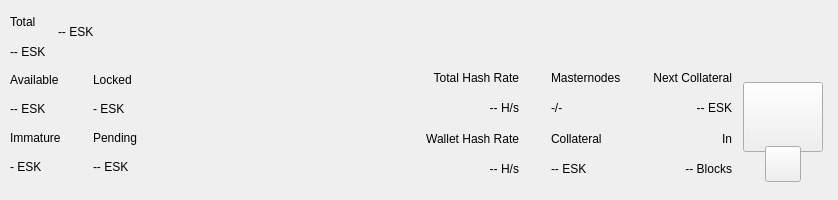
<?xml version="1.0" encoding="UTF-8"?>
<ui version="4.0">
 <class>TopBar</class>
 <widget class="QWidget" name="TopBar">
  <property name="geometry">
   <rect>
    <x>0</x>
    <y>0</y>
    <width>838</width>
    <height>200</height>
   </rect>
  </property>
  <property name="minimumSize">
   <size>
    <width>0</width>
    <height>200</height>
   </size>
  </property>
  <property name="maximumSize">
   <size>
    <width>16777215</width>
    <height>200</height>
   </size>
  </property>
  <property name="windowTitle">
   <string>Form</string>
  </property>
  <layout class="QVBoxLayout" name="verticalLayout_10" stretch="0">
   <property name="spacing">
    <number>0</number>
   </property>
   <property name="leftMargin">
    <number>0</number>
   </property>
   <property name="topMargin">
    <number>0</number>
   </property>
   <property name="rightMargin">
    <number>0</number>
   </property>
   <property name="bottomMargin">
    <number>0</number>
   </property>
   <item>
    <widget class="PFBorderImage" name="containerTop">
     <layout class="QVBoxLayout" name="verticalLayout_11">
      <property name="spacing">
       <number>0</number>
      </property>
      <property name="leftMargin">
       <number>0</number>
      </property>
      <property name="topMargin">
       <number>0</number>
      </property>
      <property name="rightMargin">
       <number>0</number>
      </property>
      <property name="bottomMargin">
       <number>0</number>
      </property>
      <item>
       <widget class="QWidget" name="top_container_2" native="true">
        <property name="minimumSize">
         <size>
          <width>0</width>
          <height>65</height>
         </size>
        </property>
        <layout class="QHBoxLayout" name="top_container">
         <property name="spacing">
          <number>0</number>
         </property>
         <property name="leftMargin">
          <number>10</number>
         </property>
         <property name="topMargin">
          <number>0</number>
         </property>
         <property name="rightMargin">
          <number>10</number>
         </property>
         <property name="bottomMargin">
          <number>0</number>
         </property>
         <item>
          <layout class="QHBoxLayout" name="horizontalLayout_4">
           <property name="spacing">
            <number>12</number>
           </property>
           <property name="rightMargin">
            <number>0</number>
           </property>
           <item>
            <widget class="QWidget" name="widgetAmount" native="true">
             <layout class="QVBoxLayout" name="verticalLayout_2">
              <property name="spacing">
               <number>2</number>
              </property>
              <property name="leftMargin">
               <number>0</number>
              </property>
              <property name="topMargin">
               <number>8</number>
              </property>
              <property name="rightMargin">
               <number>0</number>
              </property>
              <property name="bottomMargin">
               <number>0</number>
              </property>
              <item>
               <widget class="QLabel" name="labelTitle1">
                <property name="text">
                 <string>Total</string>
                </property>
               </widget>
              </item>
              <item>
               <widget class="PrivateQLabel" name="labelAmountPiv">
                <property name="text">
                 <string notr="true">-- ESK</string>
                </property>
               </widget>
              </item>
             </layout>
            </widget>
           </item>
           <item alignment="Qt::AlignVCenter">
            <widget class="QWidget" name="widgetTopAmount" native="true">
             <property name="sizePolicy">
              <sizepolicy hsizetype="Preferred" vsizetype="Maximum">
               <horstretch>0</horstretch>
               <verstretch>0</verstretch>
              </sizepolicy>
             </property>
             <layout class="QHBoxLayout" name="horizontalLayout_5">
              <property name="spacing">
               <number>0</number>
              </property>
              <property name="leftMargin">
               <number>0</number>
              </property>
              <property name="topMargin">
               <number>0</number>
              </property>
              <property name="rightMargin">
               <number>0</number>
              </property>
              <property name="bottomMargin">
               <number>0</number>
              </property>
              <item alignment="Qt::AlignTop">
               <widget class="PrivateQLabel" name="labelAmountTopPiv">
                <property name="minimumSize">
                 <size>
                  <width>0</width>
                  <height>36</height>
                 </size>
                </property>
                <property name="styleSheet">
                 <string notr="true">padding:0px;margin:0px;</string>
                </property>
                <property name="text">
                 <string notr="true">-- ESK</string>
                </property>
               </widget>
              </item>
             </layout>
            </widget>
           </item>
           <item>
            <spacer name="horizontalSpacer">
             <property name="orientation">
              <enum>Qt::Horizontal</enum>
             </property>
             <property name="sizeHint" stdset="0">
              <size>
               <width>40</width>
               <height>20</height>
              </size>
             </property>
            </spacer>
           </item>
           <item alignment="Qt::AlignRight">
            <widget class="QWidget" name="layoutSync" native="true">
             <property name="minimumSize">
              <size>
               <width>0</width>
               <height>36</height>
              </size>
             </property>
             <property name="maximumSize">
              <size>
               <width>16777215</width>
               <height>36</height>
              </size>
             </property>
             <layout class="QVBoxLayout" name="verticalLayout_9">
              <property name="leftMargin">
               <number>0</number>
              </property>
              <property name="topMargin">
               <number>0</number>
              </property>
              <property name="rightMargin">
               <number>0</number>
              </property>
              <property name="bottomMargin">
               <number>0</number>
              </property>
              <item>
               <widget class="ExpandableButton" name="pushButtonSync" native="true">
                <property name="minimumSize">
                 <size>
                  <width>36</width>
                  <height>36</height>
                 </size>
                </property>
                <property name="maximumSize">
                 <size>
                  <width>16777215</width>
                  <height>36</height>
                 </size>
                </property>
               </widget>
              </item>
             </layout>
            </widget>
           </item>
           <item>
            <widget class="ExpandableButton" name="pushButtonHDUpgrade" native="true">
             <property name="minimumSize">
              <size>
               <width>36</width>
               <height>36</height>
              </size>
             </property>
             <property name="maximumSize">
              <size>
               <width>16777215</width>
               <height>36</height>
              </size>
             </property>
            </widget>
           </item>
           <item>
            <widget class="ExpandableButton" name="pushButtonStack" native="true">
             <property name="minimumSize">
              <size>
               <width>36</width>
               <height>36</height>
              </size>
             </property>
             <property name="maximumSize">
              <size>
               <width>16777215</width>
               <height>36</height>
              </size>
             </property>
            </widget>
           </item>
           <item>
            <widget class="ExpandableButton" name="pushButtonConf" native="true">
             <property name="minimumSize">
              <size>
               <width>36</width>
               <height>36</height>
              </size>
             </property>
             <property name="maximumSize">
              <size>
               <width>16777215</width>
               <height>36</height>
              </size>
             </property>
            </widget>
           </item>
           <item>
            <widget class="ExpandableButton" name="pushButtonMasternodes" native="true">
             <property name="minimumSize">
              <size>
               <width>36</width>
               <height>36</height>
              </size>
             </property>
             <property name="maximumSize">
              <size>
               <width>16777215</width>
               <height>36</height>
              </size>
             </property>
            </widget>
           </item>
           <item>
            <widget class="ExpandableButton" name="pushButtonConsole" native="true">
             <property name="minimumSize">
              <size>
               <width>36</width>
               <height>36</height>
              </size>
             </property>
             <property name="maximumSize">
              <size>
               <width>16777215</width>
               <height>36</height>
              </size>
             </property>
            </widget>
           </item>
           <item>
            <widget class="ExpandableButton" name="pushButtonConnection" native="true">
             <property name="minimumSize">
              <size>
               <width>36</width>
               <height>36</height>
              </size>
             </property>
             <property name="maximumSize">
              <size>
               <width>16777215</width>
               <height>36</height>
              </size>
             </property>
            </widget>
           </item>
           <item>
            <widget class="ExpandableButton" name="pushButtonTor" native="true">
             <property name="minimumSize">
              <size>
               <width>36</width>
               <height>36</height>
              </size>
             </property>
             <property name="maximumSize">
              <size>
               <width>16777215</width>
               <height>36</height>
              </size>
             </property>
            </widget>
           </item>
           <item>
            <widget class="ExpandableButton" name="pushButtonLock" native="true">
             <property name="sizePolicy">
              <sizepolicy hsizetype="Expanding" vsizetype="Expanding">
               <horstretch>0</horstretch>
               <verstretch>0</verstretch>
              </sizepolicy>
             </property>
             <property name="minimumSize">
              <size>
               <width>36</width>
               <height>0</height>
              </size>
             </property>
             <property name="maximumSize">
              <size>
               <width>16777215</width>
               <height>36</height>
              </size>
             </property>
            </widget>
           </item>
           <item>
            <widget class="ExpandableButton" name="pushButtonTheme" native="true">
             <property name="minimumSize">
              <size>
               <width>36</width>
               <height>36</height>
              </size>
             </property>
             <property name="maximumSize">
              <size>
               <width>16777215</width>
               <height>36</height>
              </size>
             </property>
            </widget>
           </item>
           <item>
            <widget class="ExpandableButton" name="pushButtonFAQ" native="true">
             <property name="minimumSize">
              <size>
               <width>36</width>
               <height>36</height>
              </size>
             </property>
             <property name="maximumSize">
              <size>
               <width>16777215</width>
               <height>36</height>
              </size>
             </property>
            </widget>
           </item>
           <item>
            <widget class="ExpandableButton" name="pushButtonPrivacy" native="true">
             <property name="minimumSize">
              <size>
               <width>36</width>
               <height>36</height>
              </size>
             </property>
             <property name="maximumSize">
              <size>
               <width>16777215</width>
               <height>36</height>
              </size>
             </property>
            </widget>
           </item>
          </layout>
         </item>
        </layout>
       </widget>
      </item>
      <item>
       <widget class="QWidget" name="bottom_container" native="true">
        <property name="minimumSize">
         <size>
          <width>0</width>
          <height>135</height>
         </size>
        </property>
        <layout class="QHBoxLayout" name="botton_container">
         <property name="leftMargin">
          <number>10</number>
         </property>
         <property name="topMargin">
          <number>0</number>
         </property>
         <property name="rightMargin">
          <number>10</number>
         </property>
         <property name="bottomMargin">
          <number>10</number>
         </property>
         <item>
          <layout class="QHBoxLayout" name="horizontalLayout_3">
           <property name="spacing">
            <number>0</number>
           </property>
           <property name="bottomMargin">
            <number>9</number>
           </property>
           <item>
            <layout class="QVBoxLayout" name="verticalLayout_7">
             <property name="spacing">
              <number>0</number>
             </property>
             <property name="leftMargin">
              <number>0</number>
             </property>
             <property name="rightMargin">
              <number>0</number>
             </property>
             <item>
              <layout class="QHBoxLayout" name="horizontalLayout_2">
               <property name="spacing">
                <number>0</number>
               </property>
               <item>
                <layout class="QVBoxLayout" name="verticalLayout_6">
                 <item>
                  <widget class="QLabel" name="labelTitle5">
                   <property name="text">
                    <string>Available</string>
                   </property>
                  </widget>
                 </item>
                 <item>
                  <widget class="PrivateQLabel" name="labelAvailablePiv">
                   <property name="text">
                    <string>-- ESK</string>
                   </property>
                  </widget>
                 </item>
                 <item>
                  <widget class="QLabel" name="labelTitle4">
                   <property name="text">
                    <string>Immature</string>
                   </property>
                  </widget>
                 </item>
                 <item>
                  <widget class="PrivateQLabel" name="labelImmaturePiv">
                   <property name="text">
                    <string notr="true">- ESK</string>
                   </property>
                  </widget>
                 </item>
                </layout>
               </item>
               <item>
                <layout class="QVBoxLayout" name="verticalLayout_8">
                 <property name="leftMargin">
                  <number>32</number>
                 </property>
                 <item>
                  <widget class="QLabel" name="labelTitle6">
                   <property name="text">
                    <string>Locked</string>
                   </property>
                  </widget>
                 </item>
                 <item>
                  <widget class="PrivateQLabel" name="labelLockedPiv">
                   <property name="text">
                    <string>- ESK</string>
                   </property>
                  </widget>
                 </item>
                 <item>
                  <widget class="QLabel" name="labelTitle3">
                   <property name="text">
                    <string>Pending</string>
                   </property>
                  </widget>
                 </item>
                 <item>
                  <widget class="PrivateQLabel" name="labelPendingPiv">
                   <property name="text">
                    <string notr="true">-- ESK</string>
                   </property>
                  </widget>
                 </item>
                </layout>
               </item>
              </layout>
             </item>
            </layout>
           </item>
          </layout>
         </item>
         <item>
          <spacer name="horizontalSpacer_2">
           <property name="orientation">
            <enum>Qt::Horizontal</enum>
           </property>
           <property name="sizeHint" stdset="0">
            <size>
             <width>40</width>
             <height>20</height>
            </size>
           </property>
          </spacer>
         </item>
         <item>
          <layout class="QHBoxLayout" name="horizontalLayout_6">
           <property name="spacing">
            <number>0</number>
           </property>
           <property name="rightMargin">
            <number>0</number>
           </property>
           <property name="bottomMargin">
            <number>9</number>
           </property>
           <item>
            <widget class="QWidget" name="widgetStaking" native="true">
             <layout class="QVBoxLayout" name="verticalLayout_12">
              <property name="leftMargin">
               <number>32</number>
              </property>
              <property name="topMargin">
               <number>0</number>
              </property>
              <property name="rightMargin">
               <number>0</number>
              </property>
              <property name="bottomMargin">
               <number>0</number>
              </property>
              <item>
               <widget class="QLabel" name="labelNetworkHashRateTitle">
                <property name="text">
                 <string>Total Hash Rate</string>
                </property>
                <property name="textFormat">
                 <enum>Qt::AutoText</enum>
                </property>
                <property name="alignment">
                 <set>Qt::AlignRight|Qt::AlignTrailing|Qt::AlignVCenter</set>
                </property>
               </widget>
              </item>
              <item>
               <widget class="QLabel" name="labelNetworkHashRateValue">
                <property name="layoutDirection">
                 <enum>Qt::LeftToRight</enum>
                </property>
                <property name="text">
                 <string>-- H/s</string>
                </property>
                <property name="textFormat">
                 <enum>Qt::AutoText</enum>
                </property>
                <property name="alignment">
                 <set>Qt::AlignRight|Qt::AlignTrailing|Qt::AlignVCenter</set>
                </property>
               </widget>
              </item>
              <item>
               <widget class="QLabel" name="labelWalletHashRateTitle">
                <property name="text">
                 <string>Wallet Hash Rate</string>
                </property>
                <property name="textFormat">
                 <enum>Qt::AutoText</enum>
                </property>
                <property name="alignment">
                 <set>Qt::AlignRight|Qt::AlignTrailing|Qt::AlignVCenter</set>
                </property>
               </widget>
              </item>
              <item>
               <widget class="PrivateQLabel" name="labelWalletHashRateValue">
                <property name="text">
                 <string notr="true">-- H/s</string>
                </property>
                <property name="textFormat">
                 <enum>Qt::AutoText</enum>
                </property>
                <property name="alignment">
                 <set>Qt::AlignRight|Qt::AlignTrailing|Qt::AlignVCenter</set>
                </property>
               </widget>
              </item>
             </layout>
            </widget>
           </item>
           <item>
            <widget class="QWidget" name="widgetMasternodes" native="true">
             <layout class="QVBoxLayout">
              <property name="leftMargin">
               <number>32</number>
              </property>
              <property name="topMargin">
               <number>0</number>
              </property>
              <property name="rightMargin">
               <number>0</number>
              </property>
              <property name="bottomMargin">
               <number>0</number>
              </property>
              <item>
               <widget class="QLabel" name="labelMasternodesTitle">
                <property name="text">
                 <string>Masternodes</string>
                </property>
               </widget>
              </item>
              <item>
               <widget class="PrivateQLabel" name="labelMasternodeCount">
                <property name="text">
                 <string>-/-</string>
                </property>
               </widget>
              </item>
              <item>
               <widget class="QLabel" name="labelCollateralTitle">
                <property name="text">
                 <string>Collateral</string>
                </property>
               </widget>
              </item>
              <item>
               <widget class="QLabel" name="labelCollateralValue">
                <property name="text">
                 <string notr="true">-- ESK</string>
                </property>
               </widget>
              </item>
             </layout>
            </widget>
           </item>
           <item>
            <widget class="QWidget" name="widgetNextCollateral" native="true">
             <layout class="QVBoxLayout" name="verticalLayout_13">
              <property name="leftMargin">
               <number>32</number>
              </property>
              <property name="topMargin">
               <number>0</number>
              </property>
              <property name="rightMargin">
               <number>0</number>
              </property>
              <property name="bottomMargin">
               <number>0</number>
              </property>
              <item>
               <widget class="QLabel" name="labelNextMasternodesTitle">
                <property name="text">
                 <string>Next Collateral</string>
                </property>
                <property name="textFormat">
                 <enum>Qt::AutoText</enum>
                </property>
                <property name="alignment">
                 <set>Qt::AlignRight|Qt::AlignTrailing|Qt::AlignVCenter</set>
                </property>
               </widget>
              </item>
              <item>
               <widget class="QLabel" name="labelNextCollateralValue">
                <property name="text">
                 <string>-- ESK</string>
                </property>
                <property name="textFormat">
                 <enum>Qt::AutoText</enum>
                </property>
                <property name="alignment">
                 <set>Qt::AlignRight|Qt::AlignTrailing|Qt::AlignVCenter</set>
                </property>
               </widget>
              </item>
              <item>
               <widget class="QLabel" name="labelRemainingBlocks">
                <property name="text">
                 <string>In</string>
                </property>
                <property name="textFormat">
                 <enum>Qt::AutoText</enum>
                </property>
                <property name="alignment">
                 <set>Qt::AlignRight|Qt::AlignTrailing|Qt::AlignVCenter</set>
                </property>
               </widget>
              </item>
              <item>
               <widget class="QLabel" name="labelNextCollateralBlocks">
                <property name="text">
                 <string notr="true">-- Blocks</string>
                </property>
                <property name="textFormat">
                 <enum>Qt::AutoText</enum>
                </property>
                <property name="alignment">
                 <set>Qt::AlignRight|Qt::AlignTrailing|Qt::AlignVCenter</set>
                </property>
               </widget>
              </item>
             </layout>
            </widget>
           </item>
          </layout>
         </item>
         <item>
          <widget class="QWidget" name="qrContainer" native="true">
           <property name="sizePolicy">
            <sizepolicy hsizetype="Preferred" vsizetype="Minimum">
             <horstretch>0</horstretch>
             <verstretch>0</verstretch>
            </sizepolicy>
           </property>
           <property name="minimumSize">
            <size>
             <width>90</width>
             <height>110</height>
            </size>
           </property>
           <property name="maximumSize">
            <size>
             <width>90</width>
             <height>110</height>
            </size>
           </property>
           <layout class="QVBoxLayout" name="containerQR">
            <property name="spacing">
             <number>0</number>
            </property>
            <property name="leftMargin">
             <number>5</number>
            </property>
            <property name="topMargin">
             <number>10</number>
            </property>
            <property name="rightMargin">
             <number>5</number>
            </property>
            <property name="bottomMargin">
             <number>0</number>
            </property>
            <item>
             <widget class="QPushButton" name="btnQr">
              <property name="minimumSize">
               <size>
                <width>70</width>
                <height>70</height>
               </size>
              </property>
              <property name="maximumSize">
               <size>
                <width>16777215</width>
                <height>70</height>
               </size>
              </property>
              <property name="focusPolicy">
               <enum>Qt::NoFocus</enum>
              </property>
              <property name="text">
               <string/>
              </property>
              <property name="iconSize">
               <size>
                <width>70</width>
                <height>70</height>
               </size>
              </property>
             </widget>
            </item>
            <item>
             <spacer name="verticalSpacer">
              <property name="orientation">
               <enum>Qt::Vertical</enum>
              </property>
              <property name="sizeType">
               <enum>QSizePolicy::Fixed</enum>
              </property>
              <property name="sizeHint" stdset="0">
               <size>
                <width>20</width>
                <height>20</height>
               </size>
              </property>
             </spacer>
            </item>
            <item alignment="Qt::AlignHCenter|Qt::AlignBottom">
             <widget class="QPushButton" name="pushButtonQR">
              <property name="minimumSize">
               <size>
                <width>36</width>
                <height>36</height>
               </size>
              </property>
              <property name="maximumSize">
               <size>
                <width>36</width>
                <height>36</height>
               </size>
              </property>
              <property name="focusPolicy">
               <enum>Qt::NoFocus</enum>
              </property>
              <property name="text">
               <string/>
              </property>
             </widget>
            </item>
           </layout>
          </widget>
         </item>
        </layout>
       </widget>
      </item>
     </layout>
    </widget>
   </item>
  </layout>
 </widget>
 <customwidgets>
  <customwidget>
   <class>ExpandableButton</class>
   <extends>QWidget</extends>
   <header>qt/pivx/expandablebutton.h</header>
   <container>1</container>
  </customwidget>
  <customwidget>
   <class>PFBorderImage</class>
   <extends>QFrame</extends>
   <header>qt/pivx/pfborderimage.h</header>
   <container>1</container>
  </customwidget>
  <customwidget>
   <class>PrivateQLabel</class>
   <extends>QLabel</extends>
   <header>qt/pivx/privatelabel.h</header>
   <container>0</container>
  </customwidget>
 </customwidgets>
 <resources/>
 <connections/>
</ui>
